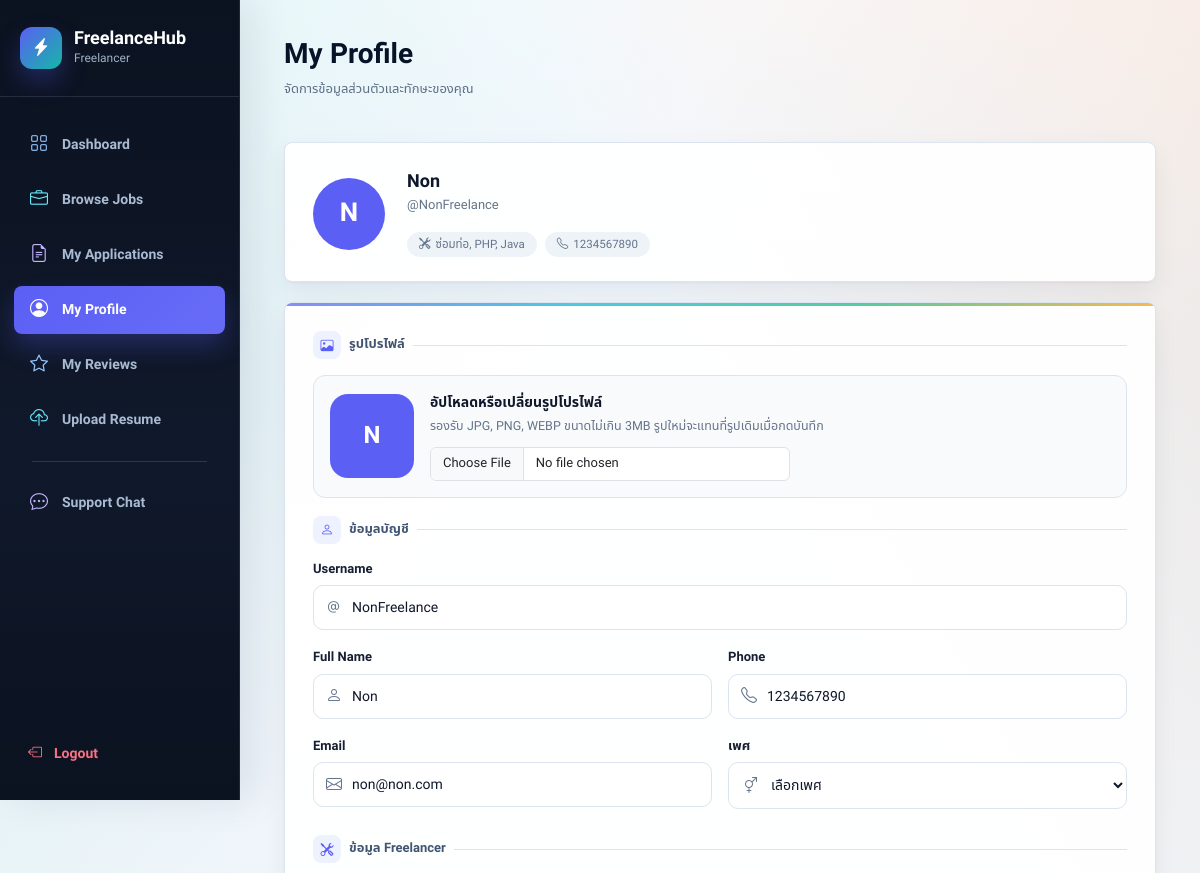
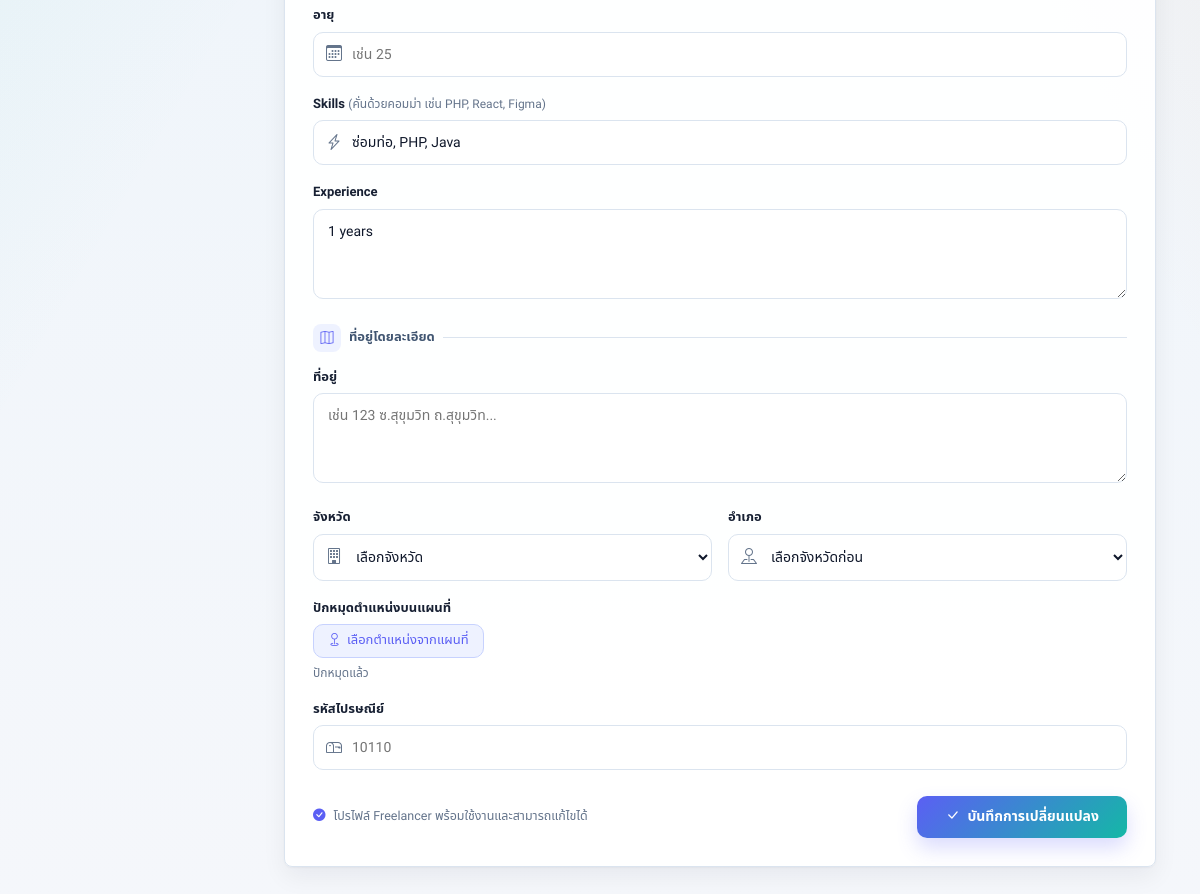
The page /my_profile.php (signed in) on the database its author committed (2 pictures, top to bottom).
### tables this page shows
CREATE TABLE `users` (
  `user_id` int(11) NOT NULL,
  `username` varchar(50) DEFAULT NULL,
  `email` varchar(100) DEFAULT NULL,
  `password` varchar(255) DEFAULT NULL,
  `fullname` varchar(100) DEFAULT NULL,
  `phone` varchar(20) DEFAULT NULL,
  `gender` varchar(20) DEFAULT NULL,
  `role` enum('admin','employer','freelancer') DEFAULT NULL,
  `created_at` timestamp NOT NULL DEFAULT current_timestamp(),
  `latitude` double DEFAULT NULL,
  `longitude` double DEFAULT NULL,
  `company_details` text DEFAULT NULL
);

CREATE TABLE `freelancer_profile` (
  `freelancer_id` int(11) NOT NULL,
  `user_id` int(11) DEFAULT NULL,
  `skill` text DEFAULT NULL,
  `experience` text DEFAULT NULL,
  `age` int(11) DEFAULT NULL,
  `location` varchar(100) DEFAULT NULL,
  `rating` float DEFAULT 0,
  `created_at` timestamp NOT NULL DEFAULT current_timestamp()
);

### profile_image_helpers.php (called while the page is built, shortened)
<?php
function profile_initials($name, $max_chars = 1)
{
    $name = trim((string)$name);
    $max_chars = max(1, (int)$max_chars);
    $chars = [];
    if (preg_match_all('/\S/u', $name, $matches)) {
        $chars = array_slice($matches[0], 0, $max_chars);
    }
    $initials = implode('', $chars);
    if (function_exists('mb_strtoupper')) {
        return mb_strtoupper($initials, 'UTF-8');
    }
    return strtoupper($initials);
}

### my_profile.php (the view, shortened to what this page needs)
<?php
require_once "profile_image_helpers.php";
$user_id  = $_SESSION['user_id'];
$username = $_SESSION['username'];
$user         = mysqli_query($conn,"SELECT * FROM users WHERE user_id='$user_id'");
$user_data    = mysqli_fetch_assoc($user);
$profile_image = trim($user_data['profile_image'] ?? '');
$profile      = mysqli_query($conn,"SELECT * FROM freelancer_profile WHERE user_id='$user_id'");
$profile_data = mysqli_fetch_assoc($profile);
$has_profile  = (bool)$profile_data;
if(empty($profile_data['latitude']) && !empty($user_data['latitude'])){
    $profile_data['latitude'] = $user_data['latitude'];
}
if(empty($profile_data['longitude']) && !empty($user_data['longitude'])){
    $profile_data['longitude'] = $user_data['longitude'];
}
if(empty($profile_data['preferred_radius_km'])){
    $profile_data['preferred_radius_km'] = 30;
}
$initials = profile_initials($user_data['fullname'] ?: $username);
?>
<!DOCTYPE html>
<html lang="th">
<head>
<link href="https://cdn.jsdelivr.net/npm/bootstrap@5.3.0/dist/css/bootstrap.min.css" rel="stylesheet">
<link href="https://cdn.jsdelivr.net/npm/bootstrap-icons@1.11.0/font/bootstrap-icons.css" rel="stylesheet">
<link rel="stylesheet" href="assets/vendor/leaflet/leaflet.min.css" />
<link rel="stylesheet" href="assets/css/freelancehub-theme.css">
</head>
<body>
<aside class="sidebar">
  <div class="sidebar-brand">
    <a href="index.php" class="logo">
      <div class="logo-icon"><i class="bi bi-lightning-charge-fill"></i></div>
      <div>
        <div class="logo-text">FreelanceHub</div>
        <div class="logo-sub">Freelancer</div>
      </div>
    </a>
  </div>
  <nav class="sidebar-nav">
    <a href="freelancer_dashboard.php" class="nav-item"><i class="bi bi-grid"></i> Dashboard</a>
    <a href="browse_jobs.php"          class="nav-item"><i class="bi bi-briefcase"></i> Browse Jobs</a>
    <a href="my_applications.php"      class="nav-item"><i class="bi bi-file-earmark-text"></i> My Applications</a>
    <a href="my_profile.php"           class="nav-item active"><i class="bi bi-person-circle"></i> My Profile</a>
    <a href="freelancer_reviews.php"   class="nav-item"><i class="bi bi-star"></i> My Reviews</a>
    <a href="upload_resume.php"        class="nav-item"><i class="bi bi-cloud-upload"></i> Upload Resume</a>
    <div class="nav-divider"></div>
    <a href="support_messages.php"         class="nav-item"><i class="bi bi-chat-dots"></i> Support Chat</a>
  </nav>
  <div class="sidebar-footer">
    <a href="logout.php" class="nav-logout"><i class="bi bi-box-arrow-left"></i> Logout</a>
  </div>
</aside>
<main class="main">
  <div class="topbar">
    <div>
      <h2>My Profile</h2>
      <p>จัดการข้อมูลส่วนตัวและทักษะของคุณ</p>
    </div>
  </div>
  <div class="profile-banner">
    <div class="avatar-circle">
      <?php if($profile_image !== ''): ?>
        <img src="<?php echo profile_image_src($profile_image); ?>" alt="Profile image">
      <?php else: ?>
        <?php echo $initials ?: '?'; ?>
      <?php endif; ?>
    </div>
    <div class="banner-info">
      <h3><?php echo htmlspecialchars($user_data['fullname'] ?: $username); ?></h3>
      <p>@<?php echo htmlspecialchars($username); ?></p>
      <div class="banner-tags">
        <?php if(!empty($profile_data['skill'])): ?>
        <span class="btag"><i class="bi bi-tools"></i><?php echo htmlspecialchars($profile_data['skill']); ?></span>
        <?php endif; ?>
        <?php if(!empty($user_data['phone'])): ?>
        <span class="btag"><i class="bi bi-telephone"></i><?php echo htmlspecialchars($user_data['phone']); ?></span>
        <?php endif; ?>
      </div>
    </div>
  </div>
  <form method="POST" enctype="multipart/form-data">
  <div class="form-card">
    <div class="section-title"><i class="bi bi-image"></i> รูปโปรไฟล์</div>
    <div class="profile-image-editor">
      <div class="profile-image-preview">
        <?php if($profile_image !== ''): ?>
          <img src="<?php echo profile_image_src($profile_image); ?>" alt="Profile image preview">
        <?php else: ?>
          <?php echo $initials ?: '?'; ?>
        <?php endif; ?>
      </div>
      <div class="profile-image-copy">
        <strong>อัปโหลดหรือเปลี่ยนรูปโปรไฟล์</strong>
        <p>รองรับ JPG, PNG, WEBP ขนาดไม่เกิน 3MB รูปใหม่จะแทนที่รูปเดิมเมื่อกดบันทึก</p>
        <input class="form-control profile-file-input" type="file" name="profile_image" accept="image/jpeg,image/png,image/webp">
      </div>
    </div>
    <div class="section-title"><i class="bi bi-person"></i> ข้อมูลบัญชี</div>
    <div class="field-group">
      <label>Username</label>
      <div class="input-icon-wrap">
        <input class="form-input" type="text" name="username"
               value="<?php echo htmlspecialchars($username); ?>"
               placeholder="username" required maxlength="50">
      </div>
    </div>
    <div class="two-col">
      <div class="field-group">
        <label>Full Name</label>
        <div class="input-icon-wrap">
          <input class="form-input" type="text" name="fullname"
                 value="<?php echo htmlspecialchars($user_data['fullname']); ?>"
                 placeholder="ชื่อ-นามสกุล">
        </div>
      </div>
      <div class="field-group">
        <label>Phone</label>
        <div class="input-icon-wrap">
          <input class="form-input" type="text" name="phone"
                 value="<?php echo htmlspecialchars($user_data['phone']); ?>"
                 placeholder="0xx-xxx-xxxx">
        </div>
      </div>
    </div>
    <div class="two-col">
      <div class="field-group">
        <label>Email</label>
        <div class="input-icon-wrap">
          <input class="form-input" type="email" name="email"
                 value="<?php echo htmlspecialchars($user_data['email']); ?>"
                 placeholder="email@example.com" required>
        </div>
      </div>
      <div class="field-group">
        <label>เพศ</label>
        <div class="input-icon-wrap">
          <select class="form-input" name="gender">
            <option value="">เลือกเพศ</option>
          </select>
        </div>
      </div>
    </div>
    <div class="section-title" style="margin-top:8px;"><i class="bi bi-tools"></i> ข้อมูล Freelancer</div>
    <div class="field-group">
      <label>อายุ</label>
      <div class="input-icon-wrap">
        <input class="form-input" type="number" name="age"
               min="1" max="120" inputmode="numeric"
               value="<?php echo htmlspecialchars($profile_data['age'] ?? ''); ?>"
               placeholder="เช่น 25">
      </div>
    </div>
    <div class="field-group">
      <label>Skills <span>(คั่นด้วยคอมม่า เช่น PHP, React, Figma)</span></label>
      <div class="input-icon-wrap">
        <input class="form-input" type="text" name="skill"
               value="<?php echo htmlspecialchars($profile_data['skill']); ?>"
               placeholder="เช่น PHP, JavaScript, Figma">
      </div>
    </div>
    <div class="field-group">
      <label>Experience</label>
      <textarea class="form-input" name="experience"
                placeholder="เล่าประสบการณ์การทำงานของคุณ..."><?php echo htmlspecialchars($profile_data['experience']); ?></textarea>
    </div>
    <div class="section-title" style="margin-top:16px;"><i class="bi bi-map"></i> ที่อยู่โดยละเอียด</div>
    <div class="field-group">
      <label>ที่อยู่</label>
      <textarea class="form-input" name="address" placeholder="เช่น 123 ซ.สุขุมวิท ถ.สุขุมวิท..."><?php echo htmlspecialchars($profile_data['address'] ?? ''); ?></textarea>
    </div>
    <div class="two-col">
      <div class="field-group">
        <label>จังหวัด</label>
        <div class="input-icon-wrap">
          <select class="form-input" name="province" id="profile-province">
            <option value="">เลือกจังหวัด</option>
          </select>
        </div>
      </div>
      <div class="field-group">
        <label>อำเภอ</label>
        <div class="input-icon-wrap">
          <select class="form-input" name="district" id="profile-district" disabled>
            <option value="">เลือกจังหวัดก่อน</option>
          </select>
        </div>
      </div>
    </div>
    <div class="field-group">
      <label>ปักหมุดตำแหน่งบนแผนที่</label>
      <button type="button" class="btn-open-map" onclick="openMapModal()">
        <i class="bi bi-geo"></i> เลือกตำแหน่งจากแผนที่
      </button>
      <div class="coord-display" id="coord-display">
        <?php
          if (!empty($profile_data['latitude']) && !empty($profile_data['longitude'])) {
            echo "ปักหมุดแล้ว";
          } else {
            echo "ยังไม่ได้ปักหมุด";
          }
        ?>
      </div>
    </div>
    <div class="field-group">
      <label>รหัสไปรษณีย์</label>
      <div class="input-icon-wrap">
        <input class="form-input" type="text" name="postal_code" id="profile-postal-code"
               value="<?php echo htmlspecialchars($profile_data['postal_code'] ?? ''); ?>"
               placeholder="10110">
      </div>
    </div>
    <div class="profile-actions">
      <div class="profile-status">
        <?php if($has_profile): ?>
          <i class="bi bi-check-circle-fill"></i> โปรไฟล์ Freelancer พร้อมใช้งานและสามารถแก้ไขได้
        <?php else: ?>
          <i class="bi bi-info-circle-fill"></i> ยังไม่ได้ตั้งโปรไฟล์ กดบันทึกเพื่อสร้างโปรไฟล์ใหม่
        <?php endif; ?>
      </div>
      <button type="submit" name="update" class="btn-save">
        <i class="bi bi-check-lg"></i> <?php echo $has_profile ? 'บันทึกการเปลี่ยนแปลง' : 'สร้างโปรไฟล์'; ?>
      </button>
    </div>
  </div>
  </form>
</main>
</body>
</html>

### rows shown on the page
users: fullname "N", fullname "Non", phone "1234567890", email "non@non.com"
freelancer_profile: skill "ซ่อมท่อ, PHP, Java", experience "1 years"

### other values the page prints
$username "NonFreelance"
